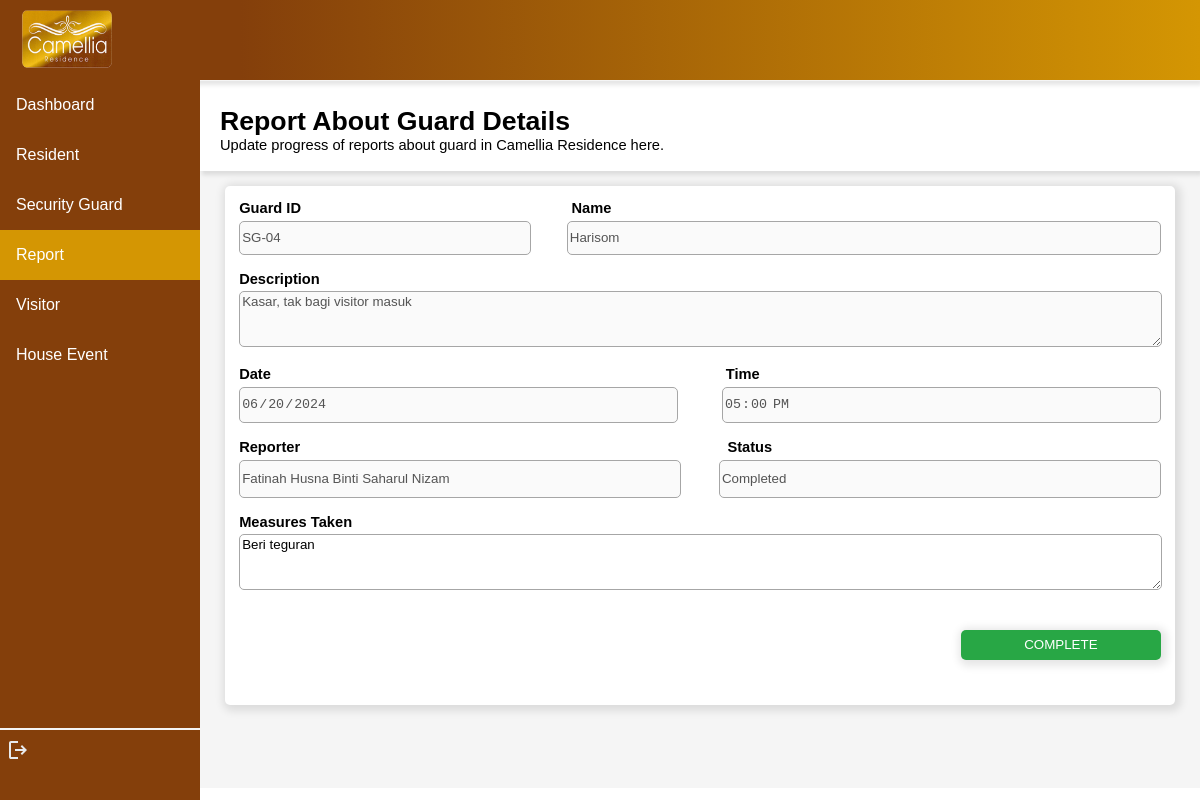
/camelliaresidence/adminreport/updatereportguard/AD-01/4, run on the app's committed database.
### residentialvisitor/models.py (models this page shows)
class ReportGuard(models.Model):
    guardName = models.TextField(max_length=255)
    description = models.TextField(max_length=255)
    date = models.DateField()
    time = models.TimeField()
    status = models.TextField(max_length=10, default='Submitted') #Submitted / In progress / Completed
    measuresTaken = models.TextField(max_length=255, null=True)
    resID = models.ForeignKey(Resident, on_delete=models.CASCADE, null=True)
    guardID = models.ForeignKey(Guard, on_delete=models.CASCADE, null=True)
    adminID = models.ForeignKey(Admin, on_delete=models.CASCADE, null=True)

class Guard(models.Model):
    guardID = models.CharField(max_length=5, primary_key=True)
    guardName = models.TextField(max_length=255)
    guardPhoneno = models.CharField(max_length=20)
    guardPost = models.CharField(max_length=6, default="Post 1")
    guardShift = models.CharField(max_length=15, default="Day Shift")
    guardPassword = models.CharField(max_length=10)

class Resident(models.Model):
    resID = models.CharField(max_length=10, primary_key=True)
    resName = models.TextField(max_length=255)
    resIC = models.CharField(max_length=14)
    resGender = models.TextField(max_length=6)
    resRace = models.TextField(max_length=20)
    resPhoneno = models.CharField(max_length=20)
    houseNo = models.CharField(max_length=6)
    street = models.CharField(max_length=30)
    address = models.CharField(max_length=255)
    resPassword = models.CharField(max_length=10)

### residentialvisitor/views.py (the view, shortened to what this page needs)
# urls.py: path('adminreport/updatereportguard/<str:adminID>/<str:id>', views.adminupdate_reportguard, name='adminupdate_reportguard'),
def adminupdate_reportguard(request, adminID, id):
    if request.method == "GET":
        myadmin = Admin.objects.get(adminID=adminID)
        myissue = ReportGuard.objects.get(id=id)
        dict = {
            'myadmin':myadmin,
            'myissue':myissue
        }
        return render(request, 'adminupdate_reportguard.html', dict)

### residentialvisitor/templates/adminupdate_reportguard.html (shortened to what this page needs)
<!DOCTYPE html>
<html lang="en">
<head>
</head>
<body>
    {% load static %}
    <header>
        <img src="{% static 'logo.png' %}" alt="" width="90px" height="58px" style="float: left; margin-left: 1%;">
    </header>
    <div class="sidenav">
        <a href="{% url 'admin_dashboard' myadmin.adminID %}" id="page">Dashboard</a>
        <a href="{% url 'admin_resident' myadmin.adminID %}" id="page">Resident</a>
        <a href="{% url 'admin_guard' myadmin.adminID %}" id="page">Security Guard</a>
        <a href="{% url 'admin_report' myadmin.adminID %}" class="active" id="page">Report</a>
        <a href="{% url 'admin_visitor' myadmin.adminID %}" id="page">Visitor</a>
        <a href="{% url 'admin_event' myadmin.adminID %}" id="page">House Event</a>
        <br>
        <hr>
        <a href="{% url 'guard_login' %}" style="margin-left: 3%;"><svg xmlns="http://www.w3.org/2000/svg" height="24px" viewBox="0 -960 960 960" width="24px" fill="#e8eaed"><path d="M200-120q-33 0-56.5-23.5T120-200v-560q0-33 23.5-56.5T200-840h280v80H200v560h280v80H200Zm440-160-55-58 102-102H360v-80h327L585-622l55-58 200 200-200 200Z"/></svg></a>
    </div>
    <div class="content">
        <div id="title">
            <p><span style="font-size: 20pt; font-weight: bold;">Report About Guard Details<br></span>Update progress of reports about guard in Camellia Residence here.</p>
        </div>
        <div style="margin: 1%; justify-content: center; height: max-content;">
            <div class="info" style="height: 500px;">
                <form action="" method="post" style="font-weight: bold; padding: 0.5%;">
                    <span style="margin-right: 28.9%;">Guard ID</span> Name <br>
                    <input type="text" name="guardID" maxlength="5" required style="width: 31%; margin-right: 3.85%;" value="{{myissue.guardID.guardID}}" disabled>
                    <input type="text" name="guardName" required style="width: 63.8%; float: right;" value="{{myissue.guardName}}" disabled><br><br>
                    Description <br>
                    <textarea name="description" style="height: 50px; width: 99.5%; font-family: Verdana, Geneva, Tahoma, sans-serif;" disabled>{{myissue.description}}</textarea><br><br>
                    <span style="margin-right: 48.9%;">Date</span> Time <br>
                    <input type="date" name="date" required style="width: 47.3%; margin-right: 3.85%; height: 34px;" value="{{myissue.date|date:'Y-m-d'}}" disabled>
                    <input type="time" name="time" required style="width: 47.3%; float: right; height: 34px;" value="{{myissue.time|date:'H:i'}}" disabled><br><br>
                    <span style="margin-right: 45.9%;">Reporter</span> Status <br>
                    <input type="text" required style="width: 47.3%; margin-right: 3.85%; height: 34px;" value="{{myissue.resID.resName}}" disabled>
                    <input type="text" required style="width: 47.3%; float: right; height: 34px;" value="{{myissue.status}}" disabled><br><br>
                    Measures Taken <br>
                    <textarea name="measuresTaken" style="height: 50px; width: 99.5%; font-family: Verdana, Geneva, Tahoma, sans-serif;">{{myissue.measuresTaken}}</textarea><br><br><br>
                    <input type="submit" value="COMPLETE" id="submitbut">
                </form>
        </div>
    </div>
</body>
</html>

### residentialvisitor/templates/adminupdate_reportguard.html (style rules this page uses)
body { margin: 0%; top: 0; font-family: Verdana, Geneva, Tahoma, sans-serif; }
header { background-image: linear-gradient(270deg, rgba(212, 150, 3, 1) 0%, rgba(132, 63, 11, 1) 80%); height: 70px; border-bottom: 1px solid whitesmoke; padding-top: 10px; padding-left: 10px; top: 0; position: sticky; background-color: white; box-shadow: 2px 4px 4px rgba(0, 0, 0, 0.1); }
.sidenav { height: 100%; width: 200px; position: fixed; z-index: 1; top: 80px; left: 0; background-color: #843F0B; overflow-x: hidden; }
.sidenav #page { display: block; color: white; padding: 16px; text-decoration: none; }
.sidenav #page.active { background-color: #d49603; color: white; }
div.content { margin-left: 200px; height: 707px; background-color: whitesmoke; font-size: 11pt; }
#title { background-color: white; box-shadow: 2px 4px 4px rgba(0, 0, 0, 0.1); height: 80px; padding-left: 2%; padding-top: 1%; }
.info { background-color: white; box-shadow: 2px 2px 8px 4px rgba(0, 0, 0, 0.1); border-radius: 5px; padding: 1%; margin: 1.5%; }
hr { border: 0.5px solid whitesmoke; margin-top: 330px; }
input,textarea,select:hover { cursor: pointer; }
input,textarea,select { height: 30px; border-radius: 5px; border: 1px solid #a6a6a6; margin-top: 0.5%; }
#submitbut { float: right; width: 200px; height: 30px; border-radius: 5px; box-shadow: 2px 2px 8px 4px rgba(0, 0, 0, 0.1); border: 0; background-color: #28a745; color: white; }

### data on the page
ReportGuard: guardID "SG-04", guardName "Harisom", description "Kasar, tak bagi visitor masuk", date "06/20/2024", time "17:00", resID.resName "Fatinah Husna Binti Saharul Nizam", status "Completed", measuresTaken "Beri teguran"
